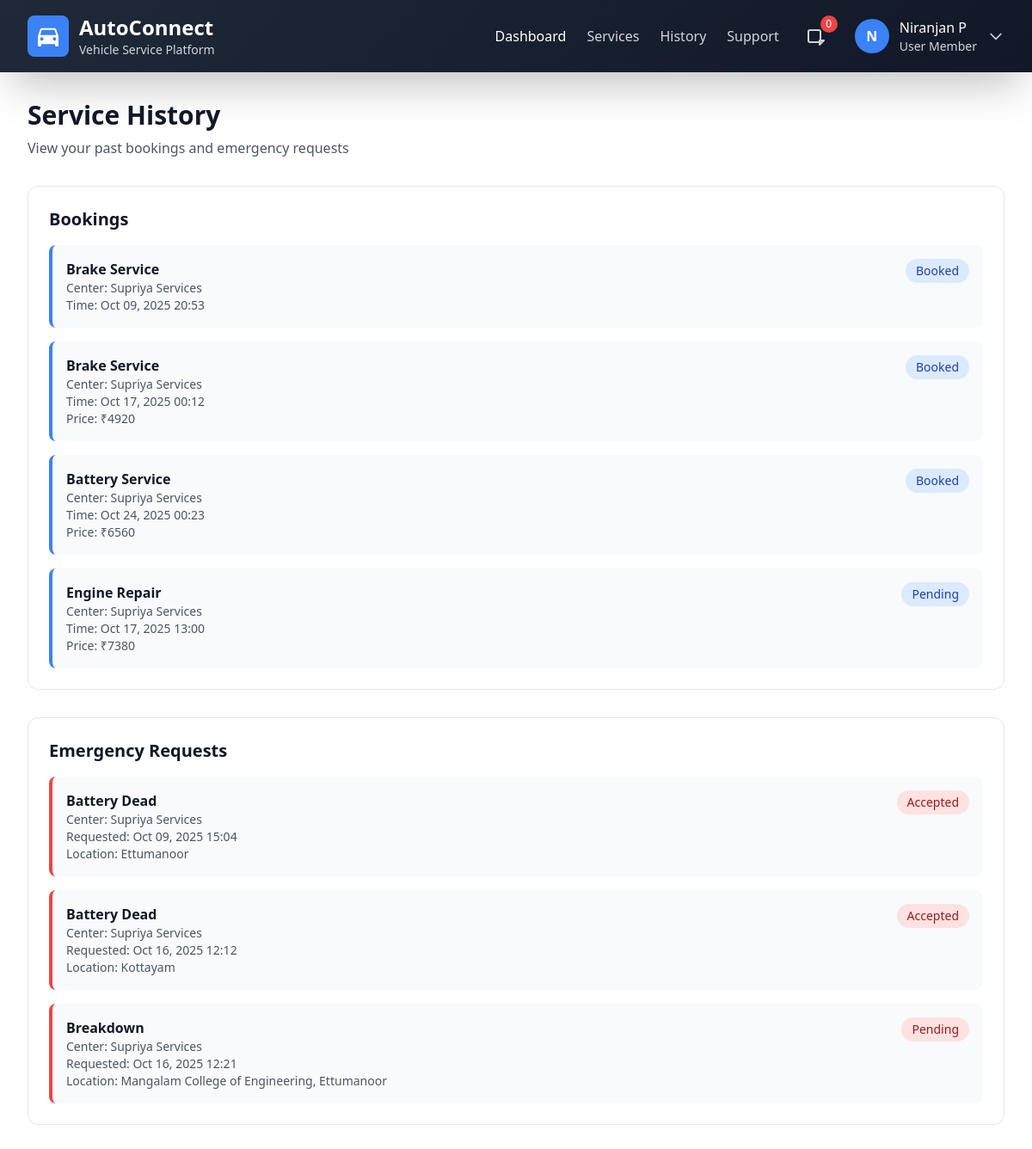
Page /service_history (signed in) on the committed database.
### home/models.py (models this page shows, shortened)
class User(AbstractUser):
    role = models.CharField(max_length=50, null=True, default='user')
    pass

class Booking(models.Model):
    user = models.ForeignKey(User, on_delete=models.CASCADE)
    center = models.ForeignKey(ServiceCenter, on_delete=models.CASCADE)
    service_type = models.CharField(max_length=100)
    booking_time = models.DateTimeField()
    price = models.DecimalField(max_digits=10, decimal_places=2, null=True, blank=True)
    status = models.CharField(
        max_length=20,
        choices=[('Pending', 'Pending'), ('Booked', 'Booked'), ('Completed', 'Completed'), ('Cancelled', 'Cancelled')],
        default='Pending'
    )

class ServiceCenter(models.Model):
    user = models.ForeignKey(User, on_delete=models.CASCADE,null=True)
    center_name = models.CharField(max_length=100)
    phone = models.CharField(max_length=15, unique=True, blank=True, null=True)
    location = models.CharField(null=True)
    services_offered = models.TextField(blank=True, null=True)
    status = models.CharField(
        max_length=20,
        choices=[('Pending', 'Pending'), ('Approved', 'Approved'), ('Suspended', 'Suspended')],
        default='Pending'
    )
    rating_avg = models.FloatField(default=0.0)

class EmergencyRequest(models.Model):
    user = models.ForeignKey(User, on_delete=models.CASCADE)
    center = models.ForeignKey(ServiceCenter, on_delete=models.CASCADE, null=True)
    location = models.CharField(null=True)
    emergency_type = models.CharField(max_length=100)
    request_time = models.DateTimeField(auto_now_add=True)
    status = models.CharField(
        max_length=20,
        choices=[('Pending', 'Pending'), ('Accepted', 'Accepted'), ('Rejected', 'Rejected'), ('Completed', 'Completed')],
        default='Pending'
    )

### home/views.py (the view)
# urls.py: path("service_history", home.views.service_history, name="service_history"),
@login_required
def service_history(request):
    bookings = Booking.objects.filter(user=request.user)
    emergencies = EmergencyRequest.objects.filter(user=request.user)
    return render(request, 'service_history.html', {'bookings': bookings, 'emergencies': emergencies})

### templates/service_history.html (shortened to what this page needs)
{% load static %}
{% load mathfilters %}
<!DOCTYPE html>
<html lang="en">
<head>
    <script src="https://cdn.tailwindcss.com"></script>
</head>
<body class="bg-white min-h-full">
    <header class="gradient-bg text-white shadow-2xl">
        <div class="max-w-7xl mx-auto px-4 sm:px-6 lg:px-8">
            <div class="flex justify-between items-center py-4">
                <div class="flex items-center space-x-3">
                    <div class="bg-blue-500 p-2 rounded-lg">
                    </div>
                    <div>
                        <h1 class="text-2xl font-bold">AutoConnect</h1>
                        <p class="text-gray-300 text-sm">Vehicle Service Platform</p>
                    </div>
                </div>
                <div class="flex items-center space-x-6">
                    <nav class="hidden md:flex space-x-6">
                        <a href="{% url 'user_dashboard' %}" class="text-white hover:text-blue-300 transition-colors">Dashboard</a>
                        <a href="{% url 'request_assistance' %}" class="text-gray-300 hover:text-white transition-colors">Services</a>
                        <a href="{% url 'service_history' %}" class="text-gray-300 hover:text-white transition-colors">History</a>
                        <a href="#" class="text-gray-300 hover:text-white transition-colors">Support</a>
                    </nav>
                    <div class="relative">
                        <button class="relative p-2 text-gray-300 hover:text-white transition-colors">
                            <svg class="w-6 h-6" fill="none" stroke="currentColor" viewBox="0 0 24 24">
                                <path stroke-linecap="round" stroke-linejoin="round" stroke-width="2" d="M15 17h5l-5 5v-5zM4 19h10a2 2 0 002-2V7a2 2 0 00-2-2H4a2 2 0 00-2 2v10a2 2 0 002 2z"/>
                            </svg>
                            <span class="notification-badge absolute -top-1 -right-1 bg-red-500 text-white text-xs rounded-full h-5 w-5 flex items-center justify-center">{{ active_services|length }}</span>
                        </button>
                    </div>
                    <div class="relative">
                        <button id="user-menu-button" class="flex items-center space-x-3 focus:outline-none">
                            <div class="w-10 h-10 bg-blue-500 rounded-full flex items-center justify-center">
                                <span class="text-white font-semibold">{{ user.first_name|slice:":1"|upper }}{{ user.last_name|slice:":1"|upper }}</span>
                            </div>
                            <div class="hidden md:block text-left">
                                <p class="text-white font-medium">{{ user.first_name }} {{ user.last_name }}</p>
                                <p class="text-gray-300 text-sm">{{ user.role|title }} Member</p>
                            </div>
                            <svg class="w-5 h-5 text-gray-300" fill="none" stroke="currentColor" viewBox="0 0 24 24">
                                <path stroke-linecap="round" stroke-linejoin="round" stroke-width="2" d="M19 9l-7 7-7-7"/>
                            </svg>
                        </button>
                    </div>
                </div>
            </div>
        </div>
    </header>
    <main class="max-w-7xl mx-auto px-4 sm:px-6 lg:px-8 py-8">
        <div class="mb-8">
            <h2 class="text-3xl font-bold text-gray-900 mb-2">Service History</h2>
            <p class="text-gray-600">View your past bookings and emergency requests</p>
        </div>
        <div class="bg-white rounded-xl border border-gray-200 p-6 mb-8">
            <h3 class="text-xl font-bold text-gray-900 mb-4">Bookings</h3>
            {% if bookings %}
                <div class="space-y-4">
                    {% for booking in bookings %}
                        <div class="bg-gray-50 p-4 rounded-lg border-l-4 border-blue-500">
                            <div class="flex justify-between items-start">
                                <div class="flex-1">
                                    <p class="font-semibold text-gray-900">{{ booking.service_type }}</p>
                                    <p class="text-sm text-gray-600">Center: {{ booking.center.center_name }}</p>
                                    <p class="text-sm text-gray-600">Time: {{ booking.booking_time|date:"M d, Y H:i" }}</p>
                                    {% if booking.price %}
                                        <p class="text-sm text-gray-600">Price: ₹{{ booking.price|mul:82|floatformat:0 }}</p>
                                    {% endif %}
                                </div>
                                <span class="px-3 py-1 bg-blue-100 text-blue-800 text-sm font-medium rounded-full">{{ booking.status }}</span>
                            </div>
                        </div>
                    {% endfor %}
                </div>
            {% else %}
                <p class="text-gray-500">No bookings found.</p>
            {% endif %}
        </div>
        <div class="bg-white rounded-xl border border-gray-200 p-6">
            <h3 class="text-xl font-bold text-gray-900 mb-4">Emergency Requests</h3>
            {% if emergencies %}
                <div class="space-y-4">
                    {% for emergency in emergencies %}
                        <div class="bg-gray-50 p-4 rounded-lg border-l-4 border-red-500">
                            <div class="flex justify-between items-start">
                                <div class="flex-1">
                                    <p class="font-semibold text-gray-900">{{ emergency.emergency_type }}</p>
                                    {% if emergency.center %}
                                        <p class="text-sm text-gray-600">Center: {{ emergency.center.center_name }}</p>
                                    {% endif %}
                                    <p class="text-sm text-gray-600">Requested: {{ emergency.request_time|date:"M d, Y H:i" }}</p>
                                    {% if emergency.location %}
                                        <p class="text-sm text-gray-600">Location: {{ emergency.location }}</p>
                                    {% endif %}
                                </div>
                                <span class="px-3 py-1 bg-red-100 text-red-800 text-sm font-medium rounded-full">{{ emergency.status }}</span>
                            </div>
                        </div>
                    {% endfor %}
                </div>
            {% else %}
                <p class="text-gray-500">No emergency requests found.</p>
            {% endif %}
        </div>
    </main>
</body>
</html>

### templates/service_history.html (style rules this page uses)
body { box-sizing: border-box; }
.gradient-bg { background: linear-gradient(135deg, #1f2937 0%, #111827 100%); }
.notification-badge { animation: bounce 1s infinite; }

### rows in the picture
User: first_name "N", first_name "Niranjan P", role "User"
Booking: service_type "Brake Service", center.center_name "Supriya Services", booking_time "Oct 09, 2025 20:53", status "Booked"
Booking: service_type "Brake Service", center.center_name "Supriya Services", booking_time "Oct 17, 2025 00:12", price|mul "4920", status "Booked"
Booking: service_type "Battery Service", center.center_name "Supriya Services", booking_time "Oct 24, 2025 00:23", price|mul "6560", status "Booked"
Booking: service_type "Engine Repair", center.center_name "Supriya Services", booking_time "Oct 17, 2025 13:00", price|mul "7380", status "Pending"
EmergencyRequest: emergency_type "Battery Dead", center.center_name "Supriya Services", request_time "Oct 09, 2025 15:04", location "Ettumanoor", status "Accepted"
EmergencyRequest: emergency_type "Battery Dead", center.center_name "Supriya Services", request_time "Oct 16, 2025 12:12", location "Kottayam", status "Accepted"
EmergencyRequest: emergency_type "Breakdown", center.center_name "Supriya Services", request_time "Oct 16, 2025 12:21", location "Mangalam College of Engineering, Ettumanoor", status "Pending"

### other values in the picture
{{ active_services|length }} "0"
